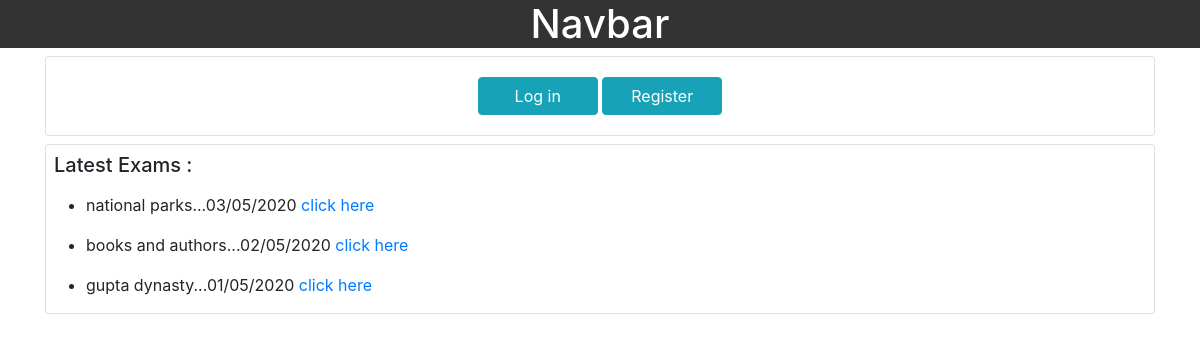
The page / on the database its author committed.
### home/models.py (models this page shows, shortened)
class Topic(models.Model):
    topic_name = models.CharField(max_length=30)
    dateOfUpload = models.DateTimeField(default=timezone.now)
    tTime = models.IntegerField(default=0)
    published = models.BooleanField(default=False)

### home/views.py (the view)
# urls.py: path('', views.home, name='home page'),
def home(request):
    if request.user.is_authenticated:
        return redirect('../timeline')
    else:
        topics = Topic.objects.all().order_by('-dateOfUpload')
        return render(request, 'home/home.html', {'topics': topics})

### home/templates/home/home.html
{% extends 'home.html' %}
{% block title}
home page
{% endblock title}
{% block body %}
<div class="container">
    <div class="card">
        <div class="card-body text-center">
            <a href="../login" class="btn btn-info" type="button" style="min-width: 120px;">Log in</a>
            <a href="../register" class="btn btn-info" type="button" style="min-width: 120px;">Register</a>
        </div>
    </div>
    <div class="card mt-2">
        <div class="card-title m-2">
            <h5>
                Latest Exams :
            </h5>
        </div>
        <div>
            {% for topic in topics %}
            <ul>
                <li>
                    {{topic.topic_name}}...{{topic.dateOfUpload|date:"d/m/Y"}} <a href="../paper/{{topic.id}}" target="_blank">click here</a>
                </li>
            </ul>
            {% endfor %}
        </div>
    </div>
</div>
{% endblock body %}

### rows shown on the page
Topic: topic_name "national parks", dateOfUpload "03/05/2020"
Topic: topic_name "books and authors", dateOfUpload "02/05/2020"
Topic: topic_name "gupta dynasty", dateOfUpload "01/05/2020"
